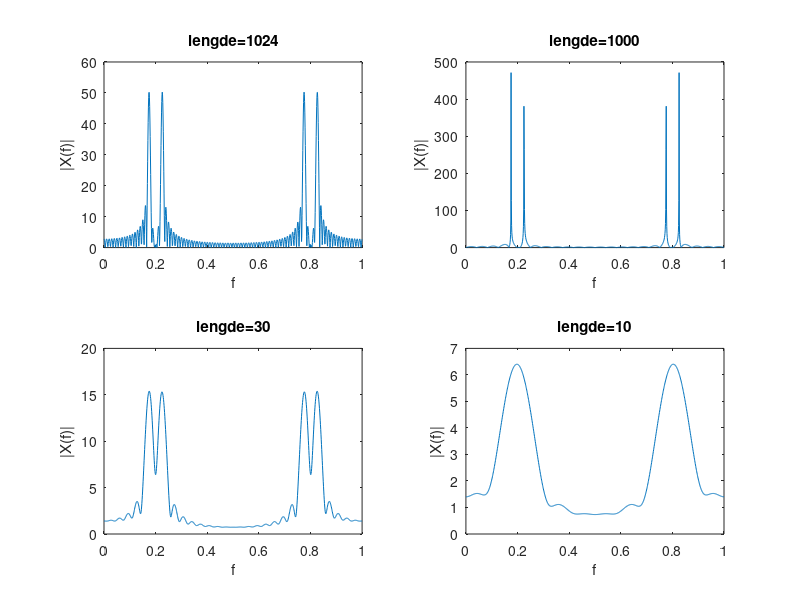

Source code (MATLAB):
N1=1024;

f1=7/40;
f2=9/40;
n1=0:99;
n2=0:999;
n3=0:29;
n4=0:9;

x1=sin(2*pi*f1*n1)+sin(2*pi*f2*n1);
x2=sin(2*pi*f1*n2)+sin(2*pi*f2*n2);
x3=sin(2*pi*f1*n3)+sin(2*pi*f2*n3);
x4=sin(2*pi*f1*n4)+sin(2*pi*f2*n4);

Y1=fft(x1, N1);
Y2=fft(x2, N1);
Y3=fft(x3, N1);
Y4=fft(x4, N1);

f1=linspace(0, 1, length(Y1));
f2=linspace(0, 1, length(Y2));
f3=linspace(0, 1, length(Y3));
f4=linspace(0, 1, length(Y4));

figure(3)
subplot(2, 2, 1);
plot(f1, abs(Y1));
title('lengde=1024');
xlabel('f');
ylabel('|X(f)|');

subplot(2,2,2);
plot(f2, abs(Y2));
title('lengde=1000');
xlabel('f');
ylabel('|X(f)|');

subplot(2, 2, 3);
plot(f3, abs(Y3));
title('lengde=30');
xlabel('f');
ylabel('|X(f)|');

subplot(2,2,4);
plot(f4, abs(Y4));
title('lengde=10');
xlabel('f');
ylabel('|X(f)|');